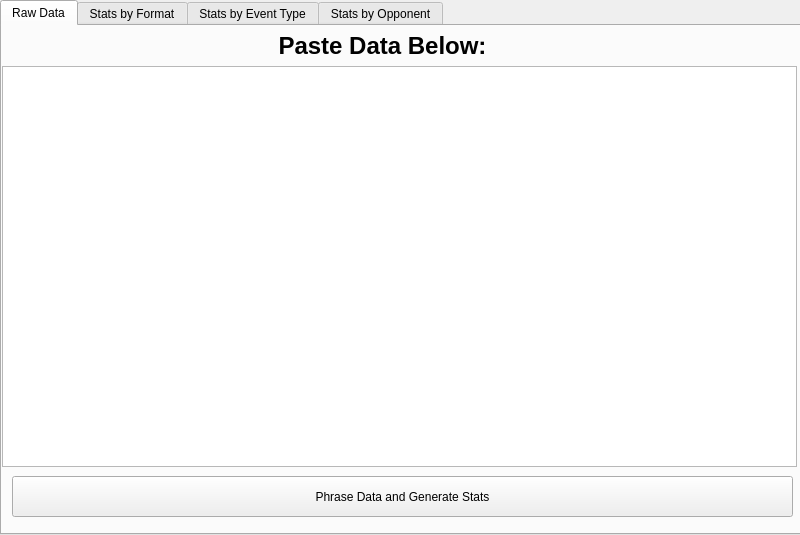
<?xml version="1.0" encoding="UTF-8"?>
<ui version="4.0">
 <class>MainWindow</class>
 <widget class="QMainWindow" name="MainWindow">
  <property name="geometry">
   <rect>
    <x>0</x>
    <y>0</y>
    <width>800</width>
    <height>535</height>
   </rect>
  </property>
  <property name="minimumSize">
   <size>
    <width>800</width>
    <height>535</height>
   </size>
  </property>
  <property name="maximumSize">
   <size>
    <width>800</width>
    <height>535</height>
   </size>
  </property>
  <property name="windowTitle">
   <string>Qute MTG Stats</string>
  </property>
  <widget class="QWidget" name="centralwidget">
   <widget class="QTabWidget" name="tabWidget">
    <property name="geometry">
     <rect>
      <x>0</x>
      <y>0</y>
      <width>801</width>
      <height>535</height>
     </rect>
    </property>
    <property name="currentIndex">
     <number>0</number>
    </property>
    <widget class="QWidget" name="dataTab">
     <attribute name="title">
      <string>Raw Data</string>
     </attribute>
     <widget class="QTextEdit" name="statsPaste">
      <property name="geometry">
       <rect>
        <x>0</x>
        <y>40</y>
        <width>795</width>
        <height>401</height>
       </rect>
      </property>
      <property name="acceptRichText">
       <bool>false</bool>
      </property>
     </widget>
     <widget class="QToolButton" name="phraseButton">
      <property name="geometry">
       <rect>
        <x>10</x>
        <y>450</y>
        <width>781</width>
        <height>41</height>
       </rect>
      </property>
      <property name="text">
       <string>Phrase Data and Generate Stats</string>
      </property>
     </widget>
     <widget class="QLabel" name="label">
      <property name="geometry">
       <rect>
        <x>250</x>
        <y>0</y>
        <width>261</width>
        <height>41</height>
       </rect>
      </property>
      <property name="text">
       <string>&lt;html&gt;&lt;head/&gt;&lt;body&gt;&lt;p align=&quot;center&quot;&gt;&lt;span style=&quot; font-size:18pt; font-weight:600;&quot;&gt;Paste Data Below:&lt;/span&gt;&lt;/p&gt;&lt;/body&gt;&lt;/html&gt;</string>
      </property>
     </widget>
    </widget>
    <widget class="QWidget" name="formatTab">
     <attribute name="title">
      <string>Stats by Format</string>
     </attribute>
    </widget>
    <widget class="QWidget" name="eventTab">
     <attribute name="title">
      <string>Stats by Event Type</string>
     </attribute>
    </widget>
    <widget class="QWidget" name="opponentTab">
     <attribute name="title">
      <string>Stats by Opponent</string>
     </attribute>
     <widget class="QTreeWidget" name="treeWidget">
      <property name="geometry">
       <rect>
        <x>0</x>
        <y>0</y>
        <width>795</width>
        <height>501</height>
       </rect>
      </property>
      <property name="sortingEnabled">
       <bool>true</bool>
      </property>
      <column>
       <property name="text">
        <string>Opponent</string>
       </property>
      </column>
      <column>
       <property name="text">
        <string>Wins</string>
       </property>
      </column>
      <column>
       <property name="text">
        <string>Losses</string>
       </property>
      </column>
      <column>
       <property name="text">
        <string>Draws</string>
       </property>
      </column>
      <column>
       <property name="text">
        <string>Total</string>
       </property>
      </column>
     </widget>
    </widget>
   </widget>
  </widget>
  <action name="actionMenu_Item">
   <property name="text">
    <string>Menu Item</string>
   </property>
  </action>
 </widget>
 <resources/>
 <connections/>
</ui>
